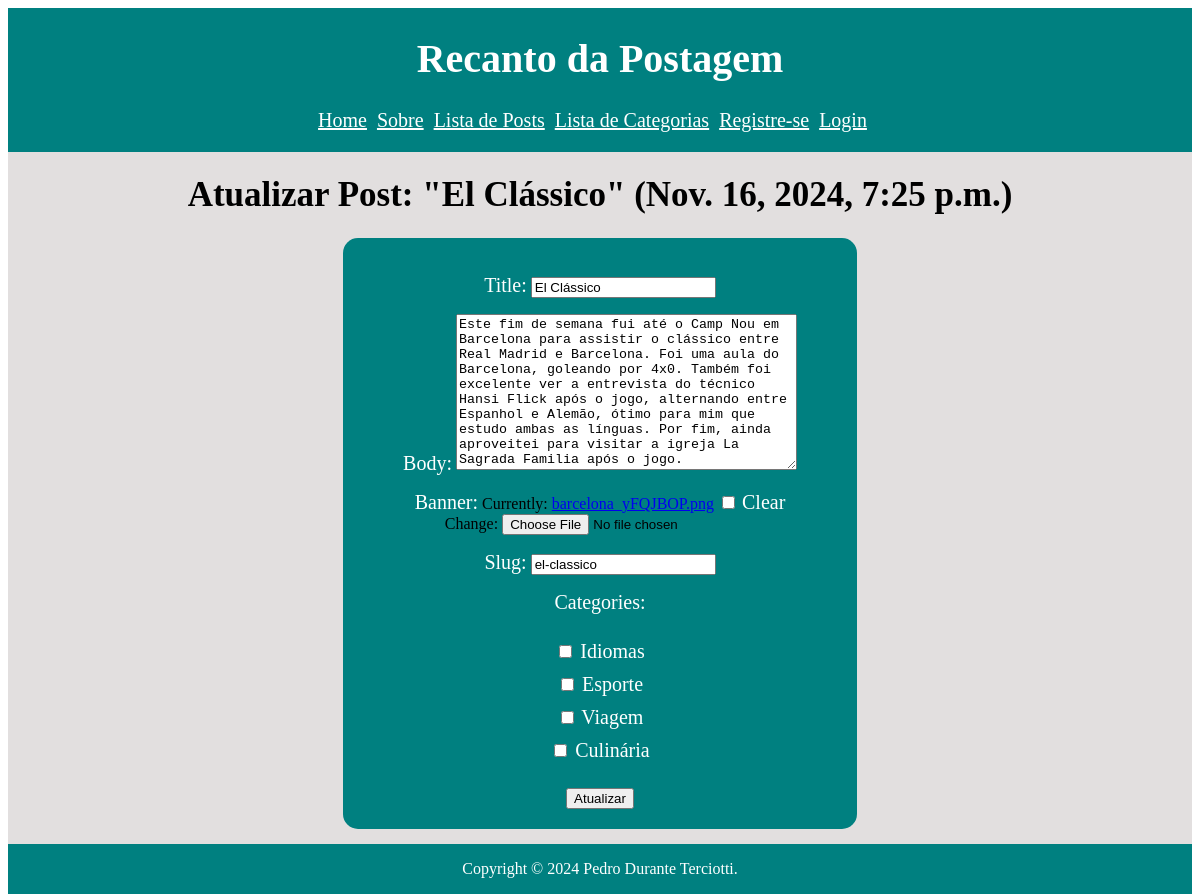
Page /posts/update/el-classico on the committed database.
### posts/models.py (models this page shows, shortened)
class Post(models.Model):
    title = models.CharField(max_length=75)
    date = models.DateTimeField(auto_now_add=True)
    body = models.TextField()
    slug = models.SlugField()
    banner = models.ImageField(default='logo-poli.png', blank = True)
    author = models.ForeignKey(User, on_delete=models.CASCADE, default=None)
    categories = models.ManyToManyField(Category, related_name='posts')

### posts/views.py (the view)
# urls.py: path('update/<slug:slug>', views.update_post, name='update'),
def update_post(request, slug):
    post = get_object_or_404(Post, slug=slug)
    if request.method == "POST":
        form = CreatePost(request.POST)
        if form.is_valid():
            post.title = request.POST['title']
            post.date = post.date
            post.banner = request.POST['banner']
            post.body = request.POST['body']
            post.categories.set(form.cleaned_data.get("categories"))
            post.save()
            return redirect("posts:page", slug = slug)
    else:
        form = CreatePost(
            initial={
                "title": post.title,
                "date": post.date,
                "body": post.body,
                "slug": post.slug,
                "banner": post.banner,
            }
        )
    context = {"post": post, "form": form}
    return render(request, "posts/update.html", context)

### posts/forms.py
class CreatePost(forms.ModelForm):
    categories = forms.ModelMultipleChoiceField(widget=forms.CheckboxSelectMultiple, queryset=models.Category.objects.all())
    class Meta:
        model = models.Post
        fields = ['title','body','banner','slug','categories']

### posts/models.py (called while the page is built)
    def __str__(self):
        return f'{self.name}'

### posts/templates/posts/update.html (shortened to what this page needs)
{% extends 'layout.html' %}
{% block content %}
    <h1 class = "titulo-página">Atualizar Post: "{{ post.title }}" ({{ post.date }})</h1>
    <form class="form-with-validation" method="POST" action="{% url 'posts:update' post.slug %}">
        {{ form.as_p }}
        <button type="submit">Atualizar</button>
    </form>
{% endblock content %}

### static/css/style.css (style rules this page uses)
.titulo-página { font-size: 35px; text-align: center; font-family: 'Times New Roman', Times, serif; }
body { height: 100vh; display: flex; flex-direction: column; }
.form-with-validation { text-align: center; background-color: teal; width: 40%; margin: auto; padding: 20px; border-radius: 15px; }
.form-with-validation div { padding: 5px; }
.form-with-validation label,legend,div { font-size: 20px; font-family: 'Times New Roman', Times, serif; color: white; }

### rows in the picture
Post: title "El Clássico", date "Nov. 16, 2024, 7:25 p.m.", body "Este fim de semana fui até o Camp Nou em Barcelona para assistir o clássico entre Real Madrid e Barcelona. Foi uma aula do Barcelona, goleando por 4x0. Também foi excelente ver a entrevista do técnico Hansi Flick após o jogo, alternando entre Espanhol e Alemão, ótimo para mim que estudo ambas as línguas. Por fim, ainda aproveitei para visitar a igreja La Sagrada Familia após o jogo.", slug "el-classico"
